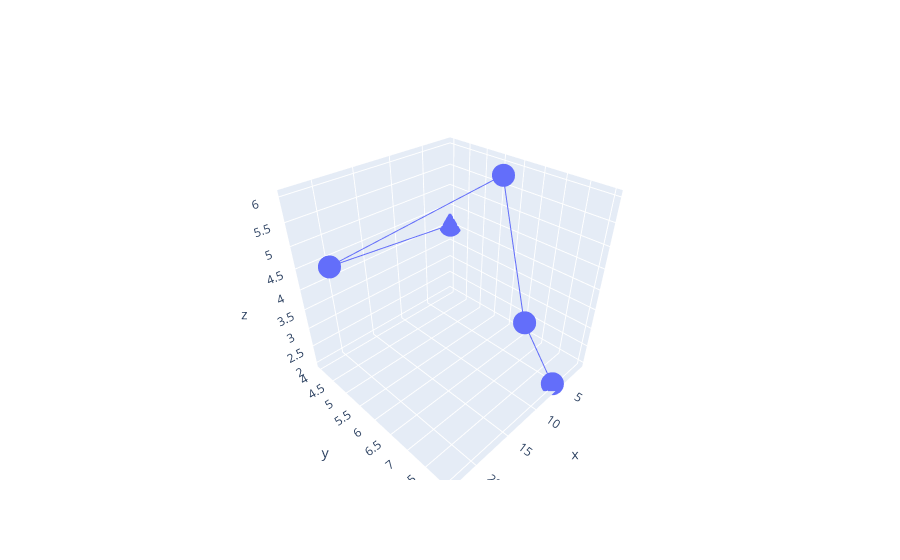

Notebook code cell kept with this figure:
### Code cell
fig=go.Figure(data=[go.Scatter3d(x=[1,23,4,5,6],y=[4,5,6,7,8],z=[4,5,6,3,2])])
fig.show()

### Figure 1 — Plotly figure (JSON) as saved in the notebook; plotly's stock layout.template omitted (floating-point values rounded to 4 significant figures)
{"data": [{"type": "scatter3d", "x": [1, 23, 4, 5, 6], "y": [4, 5, 6, 7, 8], "z": [4, 5, 6, 3, 2]}], "layout": {"autosize": true, "dragmode": "zoom", "scene": {"aspectmode": "auto", "aspectratio": {"x": 1, "y": 1, "z": 1}, "camera": {"center": {"x": 0, "y": 0, "z": 0}, "eye": {"x": 1.25, "y": 1.25, "z": 1.25}, "projection": {"type": "perspective"}, "up": {"x": 0, "y": 0, "z": 1}}, "dragmode": "orbit"}}}
